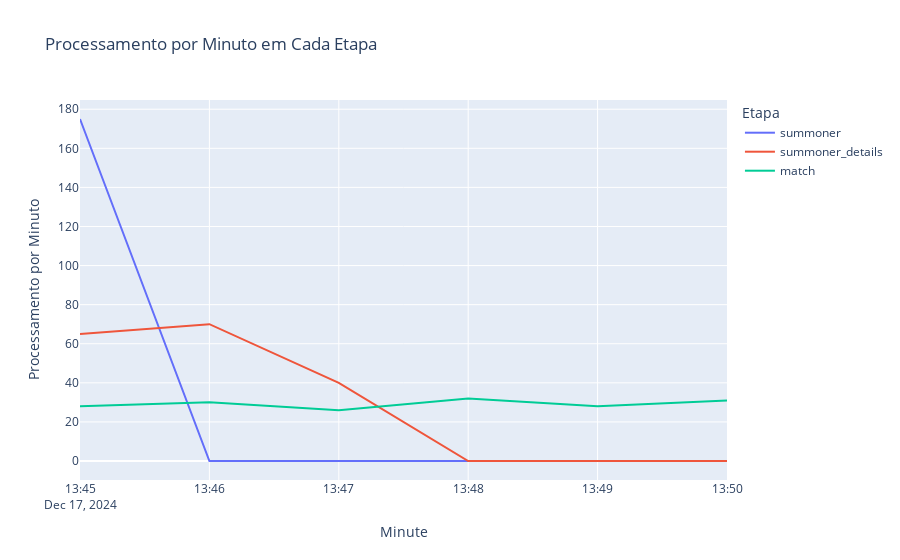

The cell this chart's notebook holds for it:
### Code cell
from pyspark.sql import SparkSession
from pyspark.sql.functions import col, date_format, count
import pandas as pd
import plotly.express as px

# Inicia uma sessão Spark
spark = SparkSession.builder \
    .appName("Parquet Processing") \
    .getOrCreate()

# Substitua pelo caminho do seu arquivo Parquet
file_path = "hdfs://hadoop-namenode:8020/datalake/bronze/matchs/*/*.parquet"

# Lê o arquivo Parquet em um DataFrame
spark_df = spark.read.parquet(file_path)

# Seleciona e converte as colunas de timestamp para string formatada por minuto
# Isso permite calcular o processamento por minuto
summoner_df = spark_df.select(date_format(col("timestamp_summoner"), "yyyy-MM-dd HH:mm").alias("minute_summoner"))
details_df = spark_df.select(date_format(col("timestamp_summoner_details"), "yyyy-MM-dd HH:mm").alias("minute_details"))
match_df = spark_df.select(date_format(col("timestamp_match"), "yyyy-MM-dd HH:mm").alias("minute_match"))

# Conta o número de registros por minuto para cada etapa
summoner_counts = summoner_df.groupBy("minute_summoner").agg(count("*").alias("summoner")).toPandas()
details_counts = details_df.groupBy("minute_details").agg(count("*").alias("summoner_details")).toPandas()
match_counts = match_df.groupBy("minute_match").agg(count("*").alias("match")).toPandas()

# Renomeia as colunas para facilitar a mesclagem
summoner_counts.rename(columns={"minute_summoner": "minute"}, inplace=True)
details_counts.rename(columns={"minute_details": "minute"}, inplace=True)
match_counts.rename(columns={"minute_match": "minute"}, inplace=True)

# Mescla os resultados em um único DataFrame Pandas
combined_counts = pd.merge(summoner_counts, details_counts, on="minute", how="outer")
combined_counts = pd.merge(combined_counts, match_counts, on="minute", how="outer")

# Preenche valores nulos com zero
combined_counts.fillna(0, inplace=True)

# Converte a coluna "minute" para datetime para ordenação correta no gráfico
combined_counts["minute"] = pd.to_datetime(combined_counts["minute"])

# Ordena os dados por tempo
combined_counts.sort_values(by="minute", inplace=True)

# Gera o gráfico interativo
fig = px.line(
    combined_counts,
    x="minute",
    y=["summoner", "summoner_details", "match"],
    labels={"minute": "Minute", "value": "Processamento por Minuto", "variable": "Etapa"},
    title="Processamento por Minuto em Cada Etapa"
)

# Exibe o gráfico
fig.show()

### Figure 1 — Plotly figure (JSON) as saved in the notebook; plotly's stock layout.template omitted (floating-point values rounded to 4 significant figures)
{"data": [{"hovertemplate": "Etapa=summoner<br>Minute=%{x}<br>Processamento por Minuto=%{y}<extra></extra>", "legendgroup": "summoner", "line": {"color": "#636efa", "dash": "solid"}, "marker": {"symbol": "circle"}, "mode": "lines", "name": "summoner", "orientation": "v", "showlegend": true, "type": "scatter", "x": ["2024-12-17T13:45:00", "2024-12-17T13:46:00", "2024-12-17T13:47:00", "2024-12-17T13:48:00", "2024-12-17T13:49:00", "2024-12-17T13:50:00"], "xaxis": "x", "y": [175, 0, 0, 0, 0, 0], "yaxis": "y"}, {"hovertemplate": "Etapa=summoner_details<br>Minute=%{x}<br>Processamento por Minuto=%{y}<extra></extra>", "legendgroup": "summoner_details", "line": {"color": "#EF553B", "dash": "solid"}, "marker": {"symbol": "circle"}, "mode": "lines", "name": "summoner_details", "orientation": "v", "showlegend": true, "type": "scatter", "x": ["2024-12-17T13:45:00", "2024-12-17T13:46:00", "2024-12-17T13:47:00", "2024-12-17T13:48:00", "2024-12-17T13:49:00", "2024-12-17T13:50:00"], "xaxis": "x", "y": [65, 70, 40, 0, 0, 0], "yaxis": "y"}, {"hovertemplate": "Etapa=match<br>Minute=%{x}<br>Processamento por Minuto=%{y}<extra></extra>", "legendgroup": "match", "line": {"color": "#00cc96", "dash": "solid"}, "marker": {"symbol": "circle"}, "mode": "lines", "name": "match", "orientation": "v", "showlegend": true, "type": "scatter", "x": ["2024-12-17T13:45:00", "2024-12-17T13:46:00", "2024-12-17T13:47:00", "2024-12-17T13:48:00", "2024-12-17T13:49:00", "2024-12-17T13:50:00"], "xaxis": "x", "y": [28, 30, 26, 32, 28, 31], "yaxis": "y"}], "layout": {"autosize": true, "legend": {"title": {"text": "Etapa"}, "tracegroupgap": 0}, "title": {"text": "Processamento por Minuto em Cada Etapa"}, "xaxis": {"anchor": "y", "autorange": true, "domain": [0, 1], "range": ["2024-12-17 13:45", "2024-12-17 13:50"], "title": {"text": "Minute"}, "type": "date"}, "yaxis": {"anchor": "x", "autorange": true, "domain": [0, 1], "range": [-9.722, 184.7], "title": {"text": "Processamento por Minuto"}, "type": "linear"}}}
